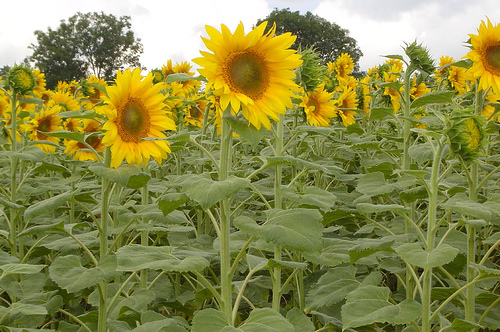
#> input picture img/01/1.jpg, 500 x 332 px, found by its file name
$ jupyter execute 7.ipynb
#> lines starting #> are read from the running program, lines starting #| are printed output that depends on the picture
[cell 1]
import matplotlib as mpl
import matplotlib.pyplot as plt
from PIL import Image

[cell 2]
path = 'C:/Users/ADMIN/Documents/Python AI/img/01/1.jpg'
hinh = Image.open(path)
#> hinh is the input picture: PIL image 500x332 RGB; mean R, G, B 139.4, 139.2, 74.1
x = [100,150,300,450]
y = [250,100,150,230]
plt.imshow(hinh)
plt.plot(x,y,'r*:')
plt.show()
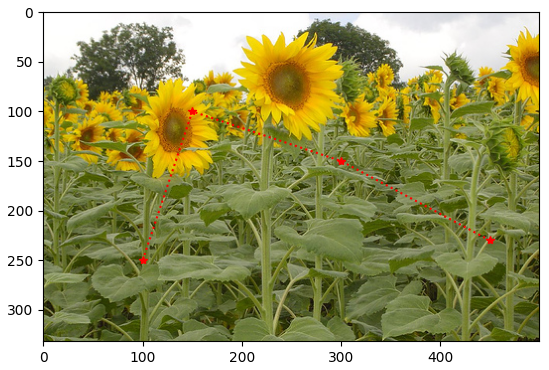
#> figure drawn by matplotlib, 1 panel

[cell 3]
region = (75,50,180,160)
hinhMoi = hinh.crop(region)
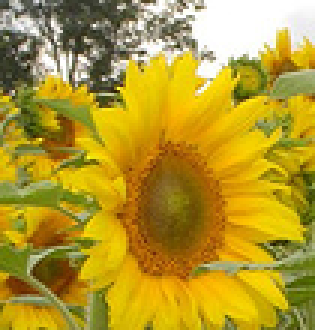
#> hinhMoi: PIL image 105x110 RGB (shown 3 times larger); mean R, G, B 179.7, 153.1, 45.3
display(hinhMoi)

$ run again, with img/01/2.jpg copied over img/01/1.jpg
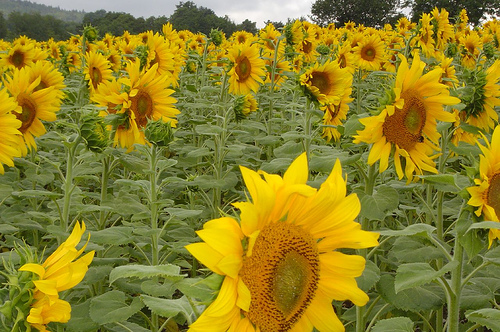
#> input picture img/01/2.jpg, 500 x 332 px, found by its file name
#> hinh is the input picture: PIL image 500x332 RGB; mean R, G, B 140.8, 128.7, 37.6
#> `plt.show()`:
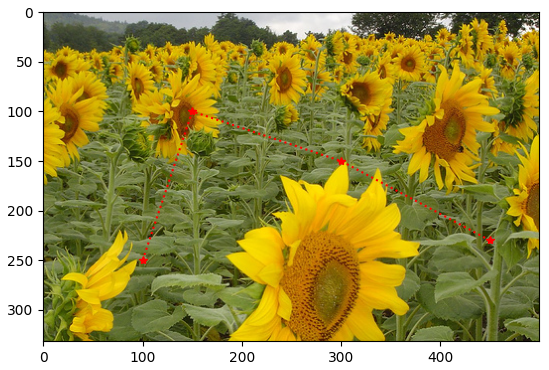
#> figure drawn by matplotlib, 1 panel
#> `hinhMoi = hinh.crop(region)`:
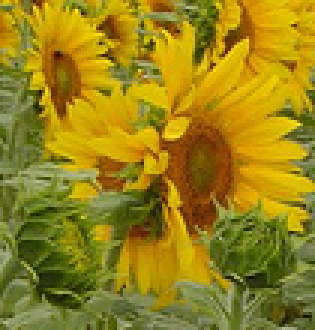
#> hinhMoi: PIL image 105x110 RGB (shown 3 times larger); mean R, G, B 151, 131.1, 22.8

$ run again, with img/01/3.jpg copied over img/01/1.jpg
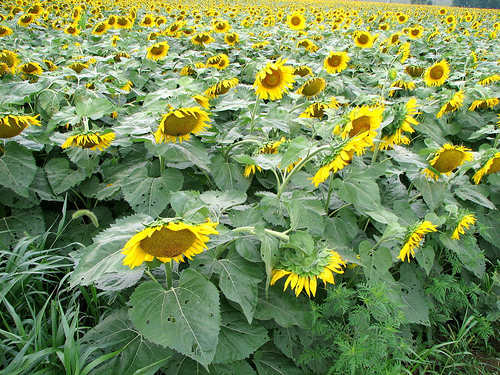
#> input picture img/01/3.jpg, 500 x 375 px, found by its file name
#> hinh is the input picture: PIL image 500x375 RGB; mean R, G, B 120, 142.1, 86.8
#> `plt.show()`:
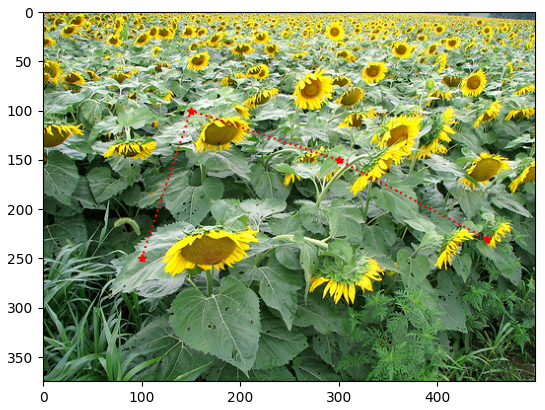
#> figure drawn by matplotlib, 1 panel
#> `hinhMoi = hinh.crop(region)`:
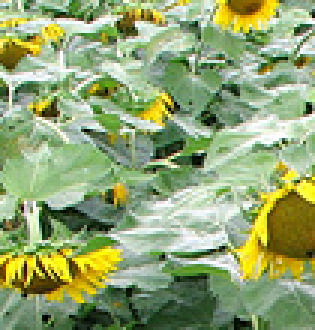
#> hinhMoi: PIL image 105x110 RGB (shown 3 times larger); mean R, G, B 145.8, 165.3, 113.9
